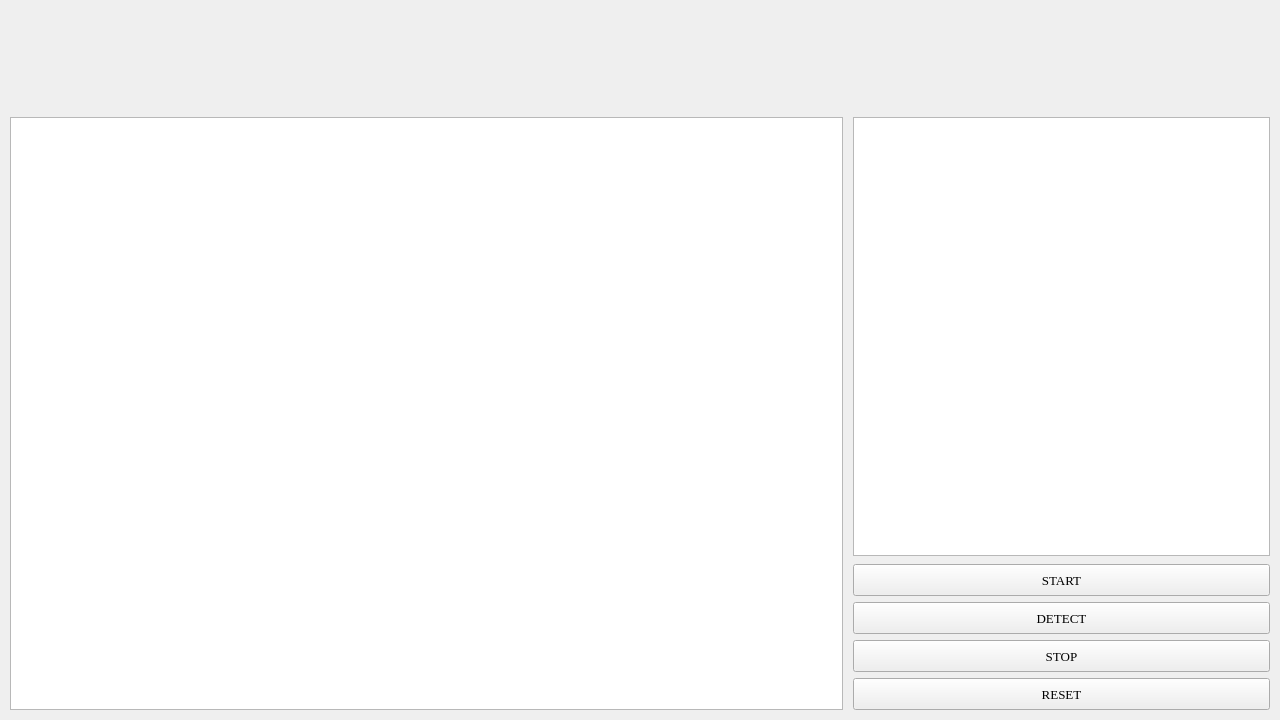
<?xml version="1.0" encoding="UTF-8"?>
<ui version="4.0">
 <class>MainWindow</class>
 <widget class="QWidget" name="MainWindow">
  <property name="enabled">
   <bool>true</bool>
  </property>
  <property name="geometry">
   <rect>
    <x>0</x>
    <y>0</y>
    <width>1280</width>
    <height>720</height>
   </rect>
  </property>
  <property name="sizePolicy">
   <sizepolicy hsizetype="Expanding" vsizetype="Expanding">
    <horstretch>0</horstretch>
    <verstretch>0</verstretch>
   </sizepolicy>
  </property>
  <property name="windowTitle">
   <string>TF-Heart-</string>
  </property>
  <property name="windowIcon">
   <iconset resource="img/img.qrc">
    <normaloff>:/img/tengfei1.png</normaloff>:/img/tengfei1.png</iconset>
  </property>
  <property name="styleSheet">
   <string notr="true">#MainWindow{background-image: url(:/img/background.png);}</string>
  </property>
  <layout class="QGridLayout" name="gridLayout" rowstretch="1,6" columnstretch="0">
   <property name="leftMargin">
    <number>10</number>
   </property>
   <property name="topMargin">
    <number>10</number>
   </property>
   <property name="rightMargin">
    <number>10</number>
   </property>
   <property name="bottomMargin">
    <number>10</number>
   </property>
   <property name="horizontalSpacing">
    <number>10</number>
   </property>
   <property name="verticalSpacing">
    <number>8</number>
   </property>
   <item row="0" column="0">
    <layout class="QHBoxLayout" name="horizontalLayout_2" stretch="3,9,1">
     <property name="spacing">
      <number>0</number>
     </property>
     <property name="sizeConstraint">
      <enum>QLayout::SetDefaultConstraint</enum>
     </property>
     <item>
      <widget class="QLabel" name="fudan">
       <property name="sizePolicy">
        <sizepolicy hsizetype="Ignored" vsizetype="Ignored">
         <horstretch>0</horstretch>
         <verstretch>0</verstretch>
        </sizepolicy>
       </property>
       <property name="frameShape">
        <enum>QFrame::NoFrame</enum>
       </property>
       <property name="text">
        <string/>
       </property>
       <property name="pixmap">
        <pixmap resource="img/img.qrc">:/img/fudan.png</pixmap>
       </property>
       <property name="scaledContents">
        <bool>true</bool>
       </property>
      </widget>
     </item>
     <item>
      <spacer name="horizontalSpacer">
       <property name="orientation">
        <enum>Qt::Horizontal</enum>
       </property>
       <property name="sizeHint" stdset="0">
        <size>
         <width>40</width>
         <height>20</height>
        </size>
       </property>
      </spacer>
     </item>
     <item>
      <widget class="QLabel" name="tengfei1">
       <property name="sizePolicy">
        <sizepolicy hsizetype="Ignored" vsizetype="Ignored">
         <horstretch>0</horstretch>
         <verstretch>0</verstretch>
        </sizepolicy>
       </property>
       <property name="text">
        <string/>
       </property>
       <property name="pixmap">
        <pixmap resource="img/img.qrc">:/img/tengfei1.png</pixmap>
       </property>
       <property name="scaledContents">
        <bool>true</bool>
       </property>
      </widget>
     </item>
    </layout>
   </item>
   <item row="1" column="0">
    <layout class="QHBoxLayout" name="horizontalLayout" stretch="2,1">
     <property name="spacing">
      <number>10</number>
     </property>
     <item>
      <widget class="QGraphicsView" name="graphicsView_2">
       <property name="verticalScrollBarPolicy">
        <enum>Qt::ScrollBarAlwaysOff</enum>
       </property>
       <property name="horizontalScrollBarPolicy">
        <enum>Qt::ScrollBarAlwaysOff</enum>
       </property>
      </widget>
     </item>
     <item>
      <layout class="QVBoxLayout" name="verticalLayout_2" stretch="3,1">
       <property name="spacing">
        <number>8</number>
       </property>
       <item>
        <widget class="QGraphicsView" name="graphicsView">
         <property name="verticalScrollBarPolicy">
          <enum>Qt::ScrollBarAlwaysOff</enum>
         </property>
         <property name="horizontalScrollBarPolicy">
          <enum>Qt::ScrollBarAlwaysOff</enum>
         </property>
        </widget>
       </item>
       <item>
        <layout class="QVBoxLayout" name="verticalLayout" stretch="1,1,1,1">
         <property name="spacing">
          <number>6</number>
         </property>
         <property name="leftMargin">
          <number>0</number>
         </property>
         <property name="topMargin">
          <number>0</number>
         </property>
         <item>
          <widget class="QPushButton" name="startButton">
           <property name="sizePolicy">
            <sizepolicy hsizetype="Expanding" vsizetype="Expanding">
             <horstretch>0</horstretch>
             <verstretch>0</verstretch>
            </sizepolicy>
           </property>
           <property name="font">
            <font>
             <family>Times New Roman</family>
             <pointsize>10</pointsize>
             <weight>50</weight>
             <bold>false</bold>
             <kerning>true</kerning>
            </font>
           </property>
           <property name="mouseTracking">
            <bool>false</bool>
           </property>
           <property name="tabletTracking">
            <bool>false</bool>
           </property>
           <property name="text">
            <string>START</string>
           </property>
           <property name="checkable">
            <bool>false</bool>
           </property>
           <property name="autoDefault">
            <bool>false</bool>
           </property>
          </widget>
         </item>
         <item>
          <widget class="QPushButton" name="detectButton">
           <property name="sizePolicy">
            <sizepolicy hsizetype="Expanding" vsizetype="Expanding">
             <horstretch>0</horstretch>
             <verstretch>0</verstretch>
            </sizepolicy>
           </property>
           <property name="font">
            <font>
             <family>Times New Roman</family>
             <pointsize>10</pointsize>
             <weight>50</weight>
             <bold>false</bold>
            </font>
           </property>
           <property name="text">
            <string>DETECT</string>
           </property>
          </widget>
         </item>
         <item>
          <widget class="QPushButton" name="stopButton">
           <property name="sizePolicy">
            <sizepolicy hsizetype="Expanding" vsizetype="Expanding">
             <horstretch>0</horstretch>
             <verstretch>0</verstretch>
            </sizepolicy>
           </property>
           <property name="font">
            <font>
             <family>Times New Roman</family>
             <pointsize>10</pointsize>
             <weight>50</weight>
             <bold>false</bold>
            </font>
           </property>
           <property name="text">
            <string>STOP</string>
           </property>
          </widget>
         </item>
         <item>
          <widget class="QPushButton" name="resetButton">
           <property name="sizePolicy">
            <sizepolicy hsizetype="Expanding" vsizetype="Expanding">
             <horstretch>0</horstretch>
             <verstretch>0</verstretch>
            </sizepolicy>
           </property>
           <property name="font">
            <font>
             <family>Times New Roman</family>
             <pointsize>10</pointsize>
            </font>
           </property>
           <property name="text">
            <string>RESET</string>
           </property>
          </widget>
         </item>
        </layout>
       </item>
      </layout>
     </item>
    </layout>
   </item>
  </layout>
 </widget>
 <resources>
  <include location="img/img.qrc"/>
 </resources>
 <connections/>
</ui>
